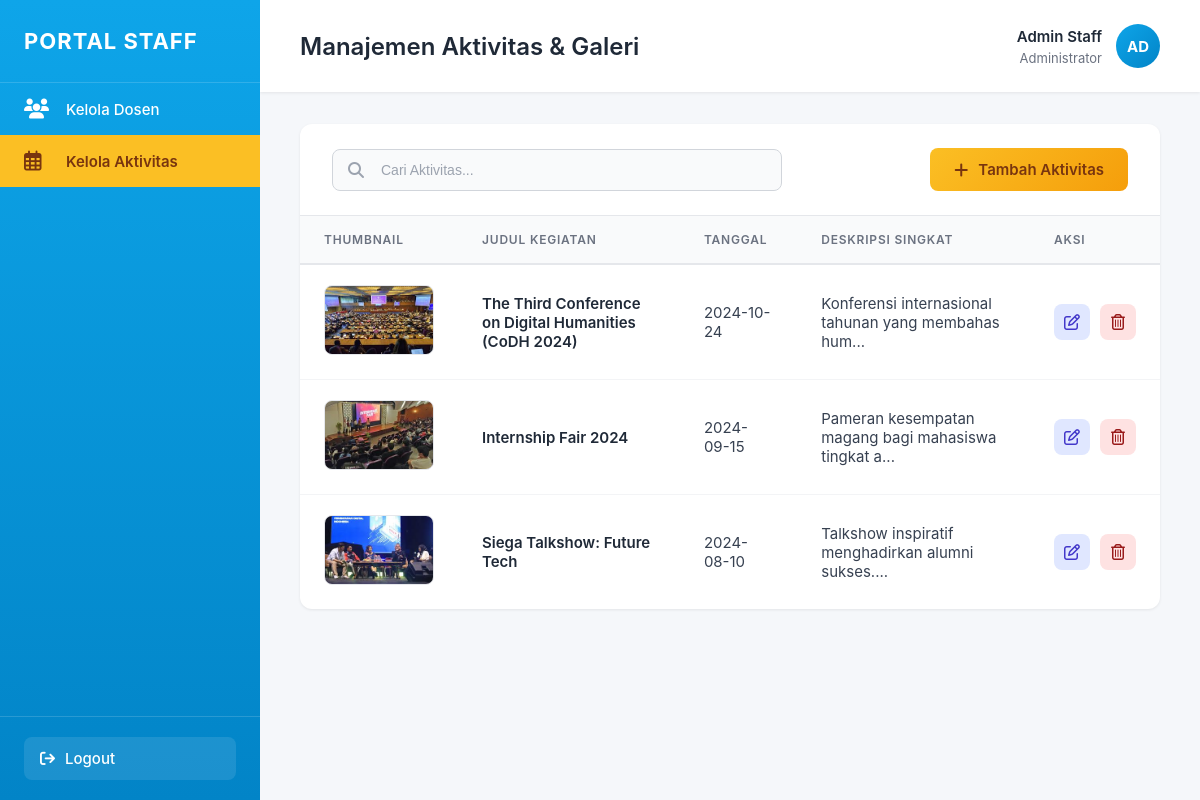
Page /admin/dashboard.php?page=aktivitas on the committed database.
### tables this page shows
CREATE TABLE `tb_aktivitas` (
  `id` int NOT NULL,
  `judul` varchar(200) NOT NULL,
  `deskripsi` text,
  `tanggal` date NOT NULL,
  `foto` varchar(255) DEFAULT NULL
);

### admin/dashboard.php (the view, shortened to what this page needs)
<?php
include '../config/connect.php';
$page = isset($_GET['page']) ? $_GET['page'] : 'dosen';
?>
<!DOCTYPE html>
<html lang="id">
<head>
    <link rel="stylesheet" href="https://cdnjs.cloudflare.com/ajax/libs/font-awesome/6.4.0/css/all.min.css">
    <link rel="stylesheet" href="../asset/css/dashboard.css">
</head>
<body>
    <div class="dashboard-container">
        <aside class="sidebar">
            <div class="sidebar-header">
                PORTAL STAFF
            </div>
            <ul class="sidebar-menu">
                <li>
                    <a href="dashboard.php?page=dosen" class="<?= $page == 'dosen' ? 'active' : '' ?>">
                        <i class="fa-solid fa-users"></i> Kelola Dosen
                    </a>
                </li>
                <li>
                    <a href="dashboard.php?page=aktivitas" class="<?= $page == 'aktivitas' ? 'active' : '' ?>">
                        <i class="fa-regular fa-calendar-days"></i> Kelola Aktivitas
                    </a>
                </li>
            </ul>
            <div class="sidebar-footer">
                <a href="../login/logout.php">
                    <i class="fa-solid fa-arrow-right-from-bracket" style="margin-right: 10px;"></i> Logout
                </a>
            </div>
        </aside>
        <main class="main-content">
            <header class="top-header">
                <h2>
                    <?php
                    if ($page == 'dosen') echo "Manajemen Data Dosen";
                    else echo "Manajemen Aktivitas & Galeri";
                    ?>
                </h2>
                <div class="user-profile">
                    <div class="user-info">
                        <strong>Admin Staff</strong>
                        <small>Administrator</small>
                    </div>
                    <div class="user-avatar">AD</div>
                </div>
            </header>
            <div class="content-wrapper">
                <div class="card">
                    <div class="toolbar">
                        <div class="search-wrapper">
                            <input type="text" id="searchInput" class="search-input"
                                placeholder="Cari <?= $page == 'dosen' ? 'Nama / NIDN...' : 'Aktivitas...' ?>">
                        </div>
                        <a href="tambah_<?= $page ?>.php" class="btn-add">
                            <i class="fa-solid fa-plus"></i> Tambah <?= $page == 'dosen' ? 'Dosen' : 'Aktivitas' ?>
                        </a>
                    </div>
                    <?php if ($page == 'aktivitas'): ?>
                        <div class="table-responsive">
                            <table class="custom-table" id="dataTable">
                                <thead>
                                    <tr>
                                        <th width="120">THUMBNAIL</th>
                                        <th>JUDUL KEGIATAN</th>
                                        <th>TANGGAL</th>
                                        <th>DESKRIPSI SINGKAT</th>
                                        <th width="120">AKSI</th>
                                    </tr>
                                </thead>
                                <tbody>
                                    <?php
                                    $query = "SELECT * FROM tb_aktivitas";
                                    $result = mysqli_query($conn, $query);
                                    while ($row = mysqli_fetch_assoc($result)):
                                    ?>
                                        <tr>
                                            <td>
                                                <img src="../asset/foto/<?= !empty($row['foto']) ? $row['foto'] : 'default_activity.jpg' ?>" class="table-thumbnail" alt="Thumb">
                                            </td>
                                            <td>
                                                <strong><?= $row['judul'] ?></strong>
                                            </td>
                                            <td><?= $row['tanggal'] ?></td>
                                            <td><?= substr($row['deskripsi'], 0, 50) ?>...</td>
                                            <td>
                                                <div class="action-buttons">
                                                    <a href="edit_aktivitas.php?id=<?= $row['id'] ?>" class="btn-icon edit"><i class="fa-regular fa-pen-to-square"></i></a>
                                                    <a href="../config/hapus.php?type=aktivitas&id=<?= $row['id'] ?>" class="btn-icon delete" onclick="return confirm('Yakin hapus data ini?')"><i class="fa-regular fa-trash-can"></i></a>
                                                </div>
                                            </td>
                                        </tr>
                                    <?php endwhile; ?>
                                </tbody>
                            </table>
                        </div>
                    <?php endif; ?>
                </div>
            </div>
        </main>
    </div>
</body>
</html>

### asset/css/dashboard.css (style rules this page uses)
* { margin: 0; padding: 0; box-sizing: border-box; }
body { font-family: -apple-system, BlinkMacSystemFont, 'Segoe UI', Roboto, 'Helvetica Neue', Arial, sans-serif; background: #f5f7fa; color: #1f2937; }
.dashboard-container { display: flex; min-height: 100vh; }
.sidebar { width: 260px; background: linear-gradient(180deg, #0ea5e9 0%, #0284c7 100%); color: white; display: flex; flex-direction: column; position: fixed; height: 100vh; left: 0; top: 0; z-index: 100; }
.sidebar-header { padding: 28px 24px; font-size: 22px; font-weight: 700; text-align: left; border-bottom: 1px solid rgba(255, 255, 255, 0.15); letter-spacing: 1px; }
.sidebar-menu { flex: 1; list-style: none; padding: 0; margin: 0; }
.sidebar-menu li { margin: 0; }
.sidebar-menu a { display: flex; align-items: center; padding: 16px 24px; color: white; text-decoration: none; transition: all 0.3s ease; font-size: 15px; font-weight: 500; position: relative; }
.sidebar-menu a i { margin-right: 14px; font-size: 20px; width: 28px; }
.sidebar-menu a.active { background: #fbbf24; color: #78350f; font-weight: 600; }
.sidebar-footer { padding: 20px 24px; border-top: 1px solid rgba(255, 255, 255, 0.15); }
.sidebar-footer a { display: flex; align-items: center; padding: 12px 16px; color: white; text-decoration: none; background: rgba(255, 255, 255, 0.1); border-radius: 8px; transition: all 0.3s ease; font-size: 15px; font-weight: 500; }
.main-content { flex: 1; margin-left: 260px; display: flex; flex-direction: column; background: #f5f7fa; }
.top-header { background: white; padding: 24px 40px; display: flex; justify-content: space-between; align-items: center; box-shadow: 0 1px 3px rgba(0, 0, 0, 0.08); }
.top-header h2 { font-size: 24px; font-weight: 600; color: #1f2937; margin: 0; }
.user-profile { display: flex; align-items: center; gap: 14px; }
.user-info { text-align: right; }
.user-info strong { display: block; font-size: 15px; color: #1f2937; font-weight: 600; line-height: 1.4; }
.user-info small { font-size: 13px; color: #6b7280; }
.user-avatar { width: 44px; height: 44px; border-radius: 50%; background: linear-gradient(135deg, #0ea5e9 0%, #0284c7 100%); color: white; display: flex; align-items: center; justify-content: center; font-weight: 700; font-size: 15px; flex-shrink: 0; }
.content-wrapper { padding: 32px 40px; flex: 1; }
.card { background: white; border-radius: 12px; box-shadow: 0 1px 3px rgba(0, 0, 0, 0.08); overflow: hidden; }
.toolbar { padding: 24px 32px; display: flex; justify-content: space-between; align-items: center; gap: 20px; border-bottom: 1px solid #e5e7eb; }
.search-wrapper { position: relative; flex: 1; max-width: 450px; }
.search-input { width: 100%; padding: 12px 46px 12px 48px; border: 1px solid #d1d5db; border-radius: 8px; font-size: 14px; outline: none; transition: all 0.3s ease; background: #f9fafb; }
.search-input::placeholder { color: #9ca3af; }
.btn-add { display: inline-flex; align-items: center; gap: 10px; padding: 12px 24px; background: linear-gradient(135deg, #fbbf24 0%, #f59e0b 100%); color: #78350f; text-decoration: none; border-radius: 8px; font-size: 15px; font-weight: 600; transition: all 0.3s ease; white-space: nowrap; border: none; cursor: pointer; }
.btn-add i { font-size: 16px; }
.table-responsive { overflow-x: auto; }
.custom-table { width: 100%; border-collapse: collapse; }
.custom-table thead { background: #f9fafb; }
.custom-table th { padding: 16px 24px; text-align: left; font-size: 12px; font-weight: 600; color: #6b7280; text-transform: uppercase; letter-spacing: 0.8px; border-bottom: 2px solid #e5e7eb; }
.custom-table td { padding: 20px 24px; border-bottom: 1px solid #f3f4f6; font-size: 15px; color: #374151; vertical-align: middle; }
.custom-table tbody tr { transition: background 0.2s; }
.custom-table tbody tr:last-child td { border-bottom: none; }
.table-thumbnail { width: 110px; height: 70px; border-radius: 8px; object-fit: cover; border: 1px solid #e5e7eb; }
.custom-table td strong { font-weight: 600; color: #1f2937; }
.action-buttons { display: flex; gap: 10px; }
.btn-icon { width: 36px; height: 36px; display: inline-flex; align-items: center; justify-content: center; border-radius: 8px; text-decoration: none; transition: all 0.2s; font-size: 16px; }
.btn-icon.edit { background: #e0e7ff; color: #4338ca; }
.btn-icon.delete { background: #fee2e2; color: #991b1b; }

### rows in the picture
tb_aktivitas: foto (picture), judul "The Third Conference on Digital Humanities (CoDH 2024)", tanggal "2024-10-24", deskripsi "Konferensi internasional tahunan yang membahas hum"
tb_aktivitas: foto (picture), judul "Internship Fair 2024", tanggal "2024-09-15", deskripsi "Pameran kesempatan magang bagi mahasiswa tingkat a"
tb_aktivitas: foto (picture), judul "Siega Talkshow: Future Tech", tanggal "2024-08-10", deskripsi "Talkshow inspiratif menghadirkan alumni sukses."
